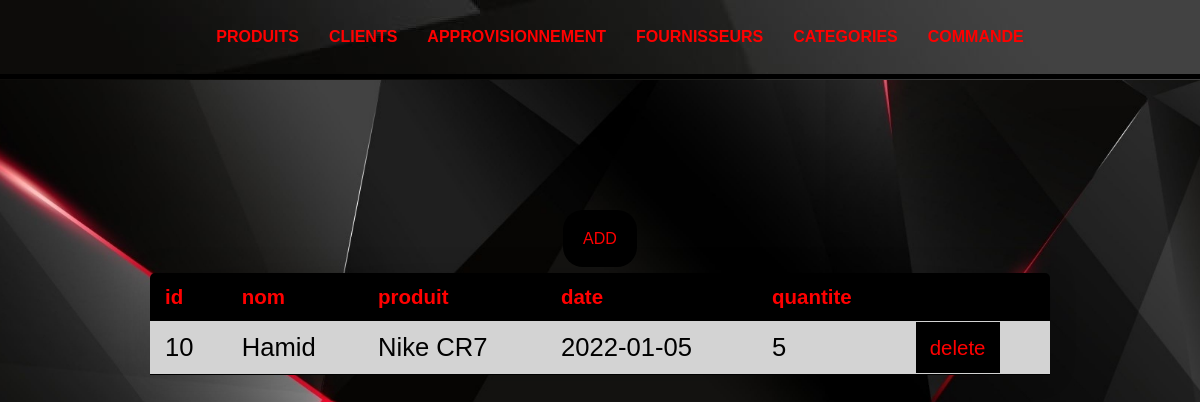
Page /pages/fetchCommande.php on the committed database.
### tables this page shows
CREATE TABLE `commende` (
  `CIN` varchar(12) NOT NULL,
  `refP` int(4) NOT NULL,
  `datec` date NOT NULL,
  `quantite` int(30) NOT NULL,
  `idCommende` int(4) NOT NULL
);

CREATE TABLE `client` (
  `id` varchar(12) NOT NULL DEFAULT '0',
  `nom` varchar(40) NOT NULL,
  `tele` varchar(30) NOT NULL,
  `email` varchar(40) NOT NULL,
  `adresse` varchar(50) NOT NULL
);

CREATE TABLE `produit` (
  `ref` int(4) NOT NULL,
  `libelle` varchar(20) NOT NULL,
  `prix_uni` double(6,2) NOT NULL,
  `stock` int(4) NOT NULL,
  `prix_vente` double(254,0) NOT NULL,
  `pic` blob DEFAULT NULL,
  `id_cat` int(11) NOT NULL
);

### pages/fetchCommande.php (the view, shortened to what this page needs)
<html>
        <body>
            <section class="navbar">
                <nav>
                    <ul>
                        <li><a href="fetchProduit.php">PRODUITS</a></li>
                        <li><a href="fetchclients.php">CLIENTS</a></li>
                        <li><a href="fetchApprov.php">APPROVISIONNEMENT</a></li>
                        <li><a href="fetchfours.php">FOURNISSEURS</a></li>
                        <li><a href="fetchcat.php">CATEGORIES</a></li>
                        <li><a href="fetchCommande.php">COMMANDE</a></li>
                    </ul>
                </nav>
            </section>
        <center>
        <?php
        try {
            $bdd = new PDO('mysql:host=localhost;dbname=projet_web', 'root', ''); }
            catch(PDOException $e)
        {
            echo $e->getMessage();
        }
        $result=$bdd->query("SELECT * FROM `commende`  ");
        echo "<table class=","content-table",">";
        echo   "<thead>";
        echo   "<tr>";
        echo "<th>id</th>";
        echo "<th>nom</th>";
        echo "<th>produit</th>";
        echo "<th>date</th>";
        echo "<th>quantite</th>";
        echo "<th></th>";
        echo   "</tr>";
        echo   "</thead>";
        echo    "<tbody>";
        while ($row = $result->fetch(PDO::FETCH_NUM)) {
            echo    "<tr>";
            echo "<td>".$row[4]."</td> ";
            $x=$bdd->query("SELECT nom FROM client where id = '".$row[0]."';");
            $q=$x->fetch(PDO::FETCH_NUM);
            echo "<td>".$q[0]."</td> ";
            $x1=$bdd->query("SELECT libelle FROM produit where ref = '".$row[1]."';");
            $q1=$x1->fetch(PDO::FETCH_NUM);
            echo "<td>".$q1[0]."</td> ";
            echo "<td>".$row[2]."</td> ";
            echo "<td>".$row[3]."</td> ";
            echo "<td><a href=","deletecommande.php?idc=".$row[4].""," id=","delete",">delete</a></td>";
            echo    "</tr>";
        }
        echo    "</tbody>";
?>
    <a href="ajouterCommande.php" id="ajouter">ADD</a>
        </center>
    </body>
</html>

### pages/fetchCommande.php (style rules this page uses)
body { font-family: 'Montserrat', sans-serif; padding: auto; margin: auto; background : url(images/m.jpg) no-repeat center center fixed; -webkit-background-size: cover; -moz-background-size: cover; -o-background-size: cover; background-size: cover; }
center { padding-top: 150px; }
.content-table { border-collapse: collapse; margin: 25px 0; font-size: 1.6em; min-width: 900px; border-radius: 5px 5px 0 0; overflow: hidden; box-shadow: 0 0 28px rgb(0,0,0,0.15); }
.content-table thead tr { background-color: Black; color: red; text-align: left; font-weight: bold; font-size:0.8em; }
.content-table td, .content-table th { padding: 12px 15px; }
.content-table tbody tr { border-bottom: 1.5px black solid; background-color: LightGrey ; }
.navbar { margin: 0px; height: 80px; background-image : url(images/m.jpg); }
.navbar nav { display:flex; flex-wrap:wrap; justify-content: center; align-items: center; border-bottom: 5px solid black; }
.navbar nav ul { list-style-type: none; display: flex; }
.navbar nav ul li { padding: 12px 15px; text-decoration: none; }
.navbar nav ul li a { font-weight:bold; text-decoration: none; color: red; transition: 0.3s ease; }
#delete { padding: 14px 14px 14px 14px; text-decoration: none; color: red; background: black; font-size: 0.8em; transition: 0.3s ease; }
#ajouter { padding: 20px 20px 20px 20px; text-decoration: none; color: red; background: black; font-size: 1em; transition: 0.3s ease; border-radius: 20px; }

### rows in the picture
commende: idCommende "10", CIN.nom "Hamid", refP.libelle "Nike CR7", datec "2022-01-05", quantite "5"
